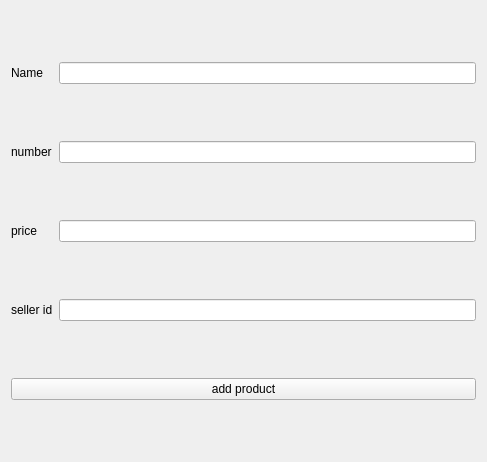
<?xml version="1.0" encoding="UTF-8"?>
<ui version="4.0">
 <class>Form</class>
 <widget class="QWidget" name="Form">
  <property name="geometry">
   <rect>
    <x>0</x>
    <y>0</y>
    <width>487</width>
    <height>462</height>
   </rect>
  </property>
  <property name="windowTitle">
   <string>Form</string>
  </property>
  <layout class="QGridLayout" name="gridLayout">
   <item row="2" column="0">
    <widget class="QLabel" name="label_3">
     <property name="text">
      <string>price</string>
     </property>
    </widget>
   </item>
   <item row="0" column="1">
    <widget class="QLineEdit" name="nameline"/>
   </item>
   <item row="0" column="0">
    <widget class="QLabel" name="label">
     <property name="text">
      <string>Name </string>
     </property>
    </widget>
   </item>
   <item row="1" column="0">
    <widget class="QLabel" name="label_2">
     <property name="text">
      <string>number</string>
     </property>
    </widget>
   </item>
   <item row="1" column="1">
    <widget class="QLineEdit" name="numberline"/>
   </item>
   <item row="2" column="1">
    <widget class="QLineEdit" name="priceline"/>
   </item>
   <item row="4" column="0" colspan="2">
    <widget class="QPushButton" name="addproductbtn">
     <property name="text">
      <string>add product</string>
     </property>
    </widget>
   </item>
   <item row="3" column="0">
    <widget class="QLabel" name="label_4">
     <property name="text">
      <string>seller id</string>
     </property>
    </widget>
   </item>
   <item row="3" column="1">
    <widget class="QLineEdit" name="selleridline"/>
   </item>
  </layout>
 </widget>
 <resources/>
 <connections/>
</ui>
